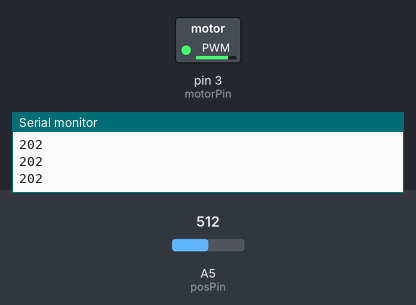
Simulated run of this sketch. Board: Arduino Uno, built with avr-gcc and run on an emulated ATmega328P. Parts: switched loads named in the sketch (green lamp = pin HIGH), the last lines printed to the serial monitor. Inputs (shaded band) come from the test bench; at power-on: A5 (posPin) = 512.

Above: at 1.2 s.
1.3 s: A5 (posPin) set to 306
At 2.2 s:
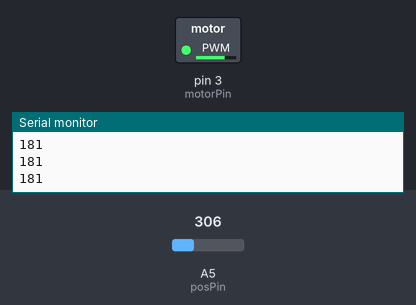
2.8 s: A5 (posPin) set to 52
At 3.4 s:
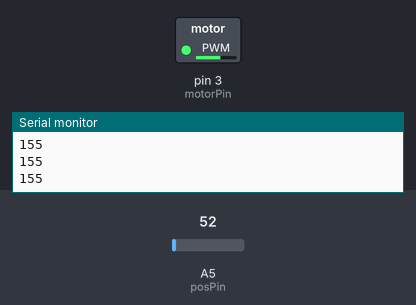
4.3 s: A5 (posPin) set to 43
At 5.5 s:
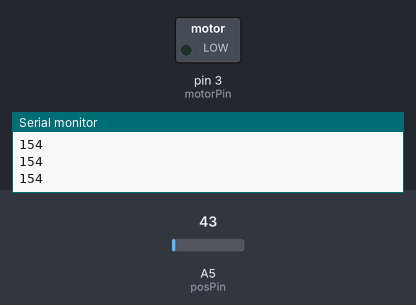
5.8 s: A5 (posPin) set to 511
At 7.0 s:
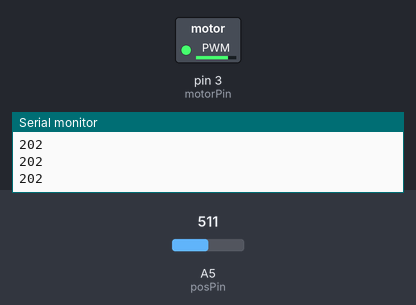
7.3 s: A5 (posPin) set to 0
At 8.0 s:
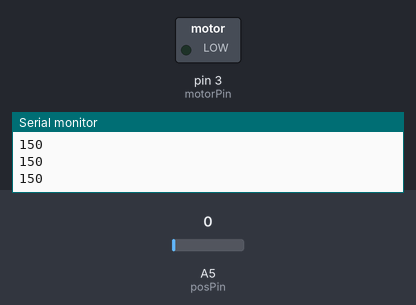
Timing chart, 0 to 9.8 s (numbered marks = the images above; inputs shaded):
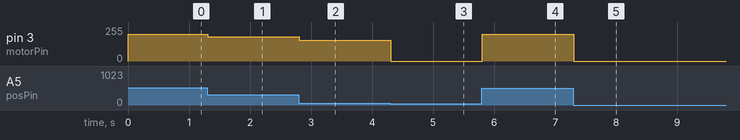

Measured:
- the behaviour switches between 49 and 48 on A5 (posPin) (found by bisection; images 2 and 3)
- after the input at 1.3 s, pin 3 (motorPin): 202/255 → 181/255 at once
- after the input at 2.8 s, pin 3 (motorPin): 181/255 → 155/255 at once
- after the input at 4.3 s, pin 3 (motorPin): 155/255 → 0/255 at once
- after the input at 5.8 s, pin 3 (motorPin): 0/255 → 202/255 at once
- after the input at 7.3 s, pin 3 (motorPin): 202/255 → 0/255 at once

The sketch:

Motor_-_simple_code.ino
```cpp
int motorPin = 3;
int posPin = A5;
int posReading = 0;

void setup() {
   Serial.begin(9600);
   pinMode(motorPin, OUTPUT);
}

void loop() {
  posReading = analogRead(posPin);
  //Serial.println(posReading);
  posReading = map(posReading, 0, 1023, 150, 255);
  Serial.println(posReading);
  if(posReading < 155){
    posReading = 0;
  }

  //Serial.println("-----");
  analogWrite(motorPin, posReading);
 }
```
